Frame 1 (no input): blank canvas, image omitted
Frame 60 (the mouse pressed at the canvas centre just before this capture): blank canvas, image omitted
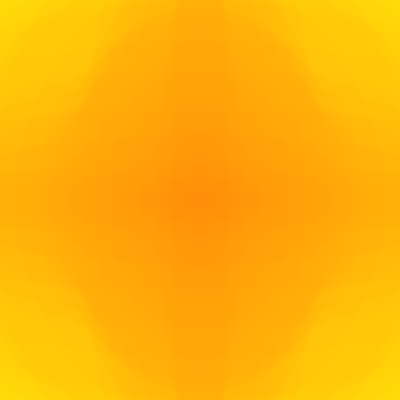
Frame 120 (the mouse held since frame 60 and released just before this capture)

The Processing sketch whose frames 1 and 60 were blank and that drew this single picture after the mouse press (run headless with seeded random() and noise(); from frame 60 on, the mouse is pressed at the canvas centre):

// Processing sketch: processing_60012
// ── processing_60012.pde

void setup() {
size(400,400);
smooth();
background(#FFE308);}

void draw() {

if(mousePressed){
noStroke();
fill(255,100,0,5);
ellipse(width/2, height/2, random(800), random(800));

}else{
stroke(#FF855D);
noFill();
ellipse(width/2, height/2,mouseX,mouseY);}
}
